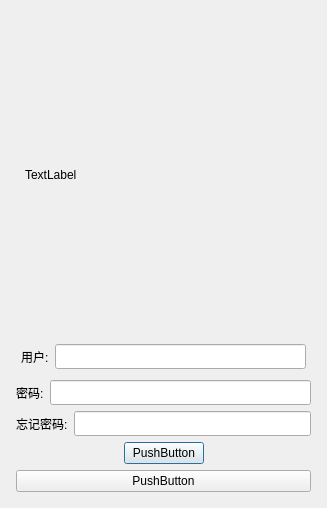
<?xml version="1.0" encoding="UTF-8"?>
<ui version="4.0">
 <class>LoginDialog</class>
 <widget class="QDialog" name="LoginDialog">
  <property name="geometry">
   <rect>
    <x>0</x>
    <y>0</y>
    <width>327</width>
    <height>508</height>
   </rect>
  </property>
  <property name="minimumSize">
   <size>
    <width>100</width>
    <height>30</height>
   </size>
  </property>
  <property name="windowTitle">
   <string>Dialog</string>
  </property>
  <layout class="QVBoxLayout" name="verticalLayout_2">
   <item>
    <layout class="QVBoxLayout" name="verticalLayout">
     <property name="leftMargin">
      <number>5</number>
     </property>
     <property name="topMargin">
      <number>5</number>
     </property>
     <property name="rightMargin">
      <number>5</number>
     </property>
     <property name="bottomMargin">
      <number>5</number>
     </property>
     <item>
      <widget class="QWidget" name="widget" native="true">
       <layout class="QGridLayout" name="gridLayout">
        <item row="0" column="0">
         <widget class="QLabel" name="label">
          <property name="text">
           <string>TextLabel</string>
          </property>
         </widget>
        </item>
       </layout>
      </widget>
     </item>
     <item>
      <layout class="QHBoxLayout" name="horizontalLayout">
       <property name="leftMargin">
        <number>5</number>
       </property>
       <property name="topMargin">
        <number>5</number>
       </property>
       <property name="rightMargin">
        <number>5</number>
       </property>
       <property name="bottomMargin">
        <number>5</number>
       </property>
       <item>
        <widget class="QLabel" name="user_label">
         <property name="minimumSize">
          <size>
           <width>0</width>
           <height>25</height>
          </size>
         </property>
         <property name="maximumSize">
          <size>
           <width>16777215</width>
           <height>25</height>
          </size>
         </property>
         <property name="text">
          <string>用户:</string>
         </property>
        </widget>
       </item>
       <item>
        <widget class="QLineEdit" name="user_edit">
         <property name="minimumSize">
          <size>
           <width>0</width>
           <height>25</height>
          </size>
         </property>
         <property name="maximumSize">
          <size>
           <width>16777215</width>
           <height>25</height>
          </size>
         </property>
        </widget>
       </item>
      </layout>
     </item>
     <item>
      <layout class="QHBoxLayout" name="horizontalLayout_2">
       <item>
        <widget class="QLabel" name="pass_label">
         <property name="minimumSize">
          <size>
           <width>0</width>
           <height>25</height>
          </size>
         </property>
         <property name="maximumSize">
          <size>
           <width>16777215</width>
           <height>25</height>
          </size>
         </property>
         <property name="text">
          <string>密码:</string>
         </property>
        </widget>
       </item>
       <item>
        <widget class="QLineEdit" name="pass_edit">
         <property name="minimumSize">
          <size>
           <width>0</width>
           <height>25</height>
          </size>
         </property>
         <property name="maximumSize">
          <size>
           <width>16777215</width>
           <height>25</height>
          </size>
         </property>
        </widget>
       </item>
      </layout>
     </item>
     <item>
      <layout class="QHBoxLayout" name="horizontalLayout_3">
       <item>
        <widget class="QLabel" name="label_2">
         <property name="minimumSize">
          <size>
           <width>0</width>
           <height>25</height>
          </size>
         </property>
         <property name="maximumSize">
          <size>
           <width>16777215</width>
           <height>25</height>
          </size>
         </property>
         <property name="text">
          <string>忘记密码:</string>
         </property>
        </widget>
       </item>
       <item>
        <widget class="QLineEdit" name="lineEdit">
         <property name="minimumSize">
          <size>
           <width>0</width>
           <height>25</height>
          </size>
         </property>
         <property name="maximumSize">
          <size>
           <width>16777215</width>
           <height>25</height>
          </size>
         </property>
        </widget>
       </item>
      </layout>
     </item>
     <item>
      <layout class="QHBoxLayout" name="horizontalLayout_4">
       <item>
        <spacer name="horizontalSpacer">
         <property name="orientation">
          <enum>Qt::Orientation::Horizontal</enum>
         </property>
         <property name="sizeHint" stdset="0">
          <size>
           <width>40</width>
           <height>20</height>
          </size>
         </property>
        </spacer>
       </item>
       <item>
        <widget class="QPushButton" name="pushButton">
         <property name="text">
          <string>PushButton</string>
         </property>
        </widget>
       </item>
       <item>
        <spacer name="horizontalSpacer_2">
         <property name="orientation">
          <enum>Qt::Orientation::Horizontal</enum>
         </property>
         <property name="sizeHint" stdset="0">
          <size>
           <width>40</width>
           <height>20</height>
          </size>
         </property>
        </spacer>
       </item>
      </layout>
     </item>
     <item>
      <layout class="QHBoxLayout" name="horizontalLayout_5">
       <item>
        <widget class="QPushButton" name="reg_btn">
         <property name="text">
          <string>PushButton</string>
         </property>
        </widget>
       </item>
      </layout>
     </item>
    </layout>
   </item>
  </layout>
 </widget>
 <resources/>
 <connections/>
</ui>
